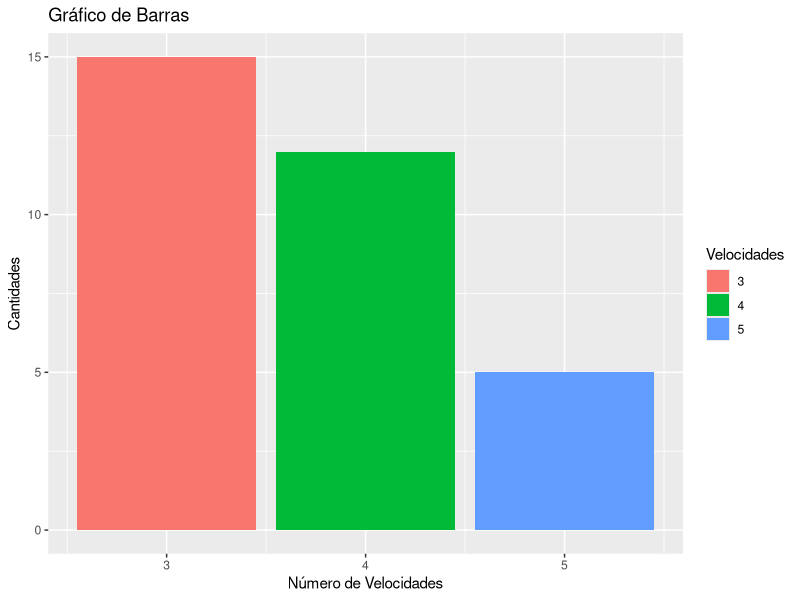

The R script that drew this image:
library(ggplot2)

p <- ggplot(data = mtcars, aes(x = gear, fill = as.factor(gear))) + 
  geom_bar() + 
  xlab("Número de Velocidades") + 
  ylab("Cantidades") + 
  ggtitle("Gráfico de Barras") +
  labs(fill = "Velocidades")

print(p)




